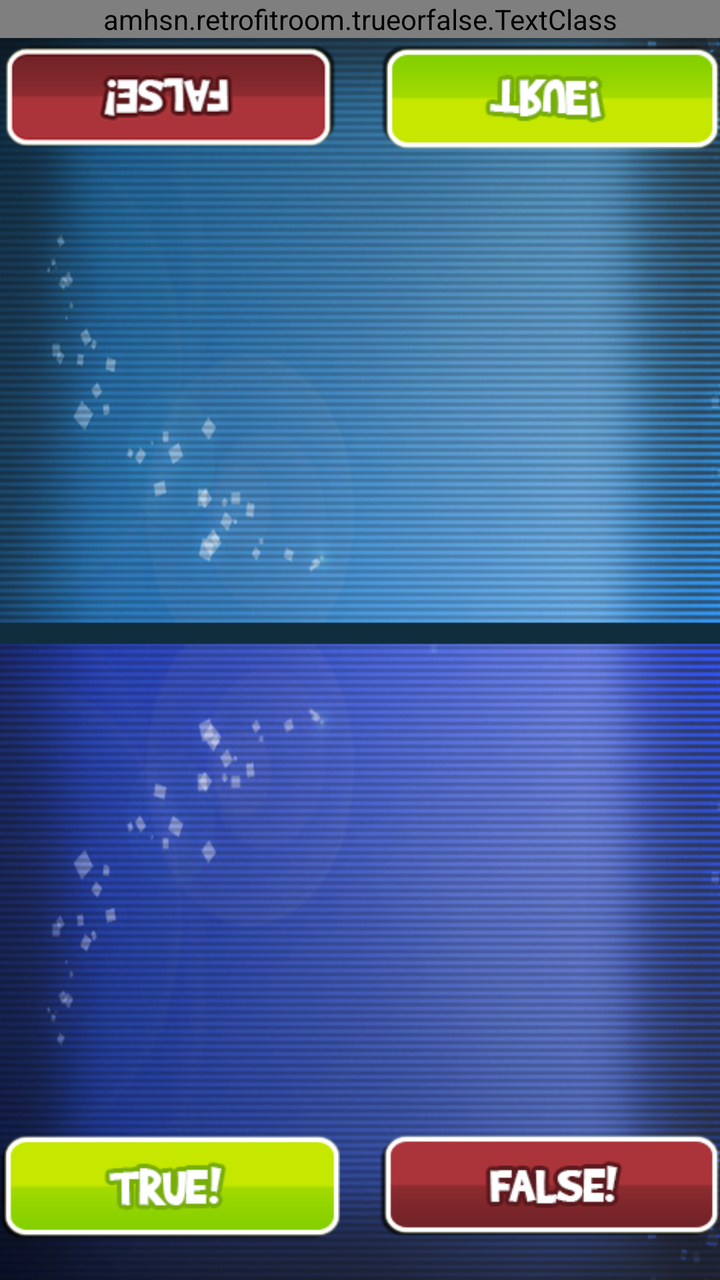
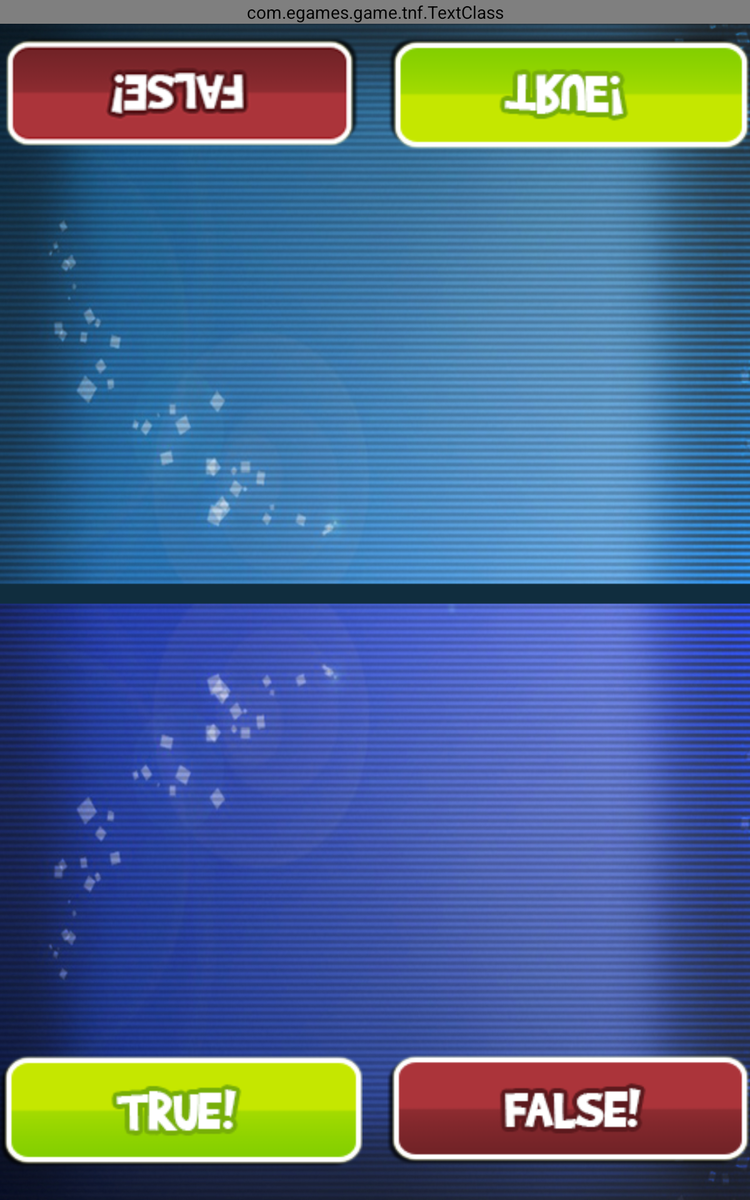

Compare how this app lays out the same screen by default and in its alternative resource folder. The renders come first, then the two layout files and the values they reference.
<!-- AndroidManifest.xml: application theme AppTheme -->
<!-- res/layout/activity_main_screen.xml -->
<?xml version="1.0" encoding="utf-8"?>
<RelativeLayout xmlns:android="http://schemas.android.com/apk/res/android"
    
    android:layout_width="match_parent"
    android:layout_height="match_parent"
    android:background="@drawable/green_white_bg"
    android:orientation="vertical" >

    <LinearLayout
        android:id="@+id/llPlayer1Buttons"
        android:layout_width="fill_parent"
        android:layout_height="wrap_content"
        android:layout_alignParentTop="true"
        android:layout_marginTop="12sp"
        android:orientation="horizontal"
        android:weightSum="2" >

        <Button
            android:id="@+id/btnPlayer1False"
            android:layout_width="160dip"
            android:layout_height="70dip"
            android:layout_marginRight="10dp"
            android:layout_weight="1"
            android:background="@drawable/btn_false_rotate_selector"
            android:onClick="btnPlayer1FalseOnClickListener" />

        <Button
            android:id="@+id/btnPlayer1True"
            android:layout_width="160dip"
            android:layout_height="70dip"
            android:layout_marginLeft="10dp"
            android:layout_weight="1"
            android:background="@drawable/btn_true_rotate_selector"
            android:onClick="btnPlayer1TrueOnClickListener" />
    </LinearLayout>

    <ImageView
        android:id="@+id/imgPlayer1AnswerState"
        android:layout_width="wrap_content"
        android:layout_height="wrap_content"
        android:layout_centerHorizontal="true"
        android:layout_marginTop="35sp"
        android:contentDescription="@string/app_name" />
    
    
       <ImageView
        android:id="@+id/imgPlayer2AnswerState"
        android:layout_width="wrap_content"
        android:layout_height="wrap_content"
        android:layout_alignParentBottom="true"
        android:layout_centerHorizontal="true"
        android:layout_marginBottom="35sp"
        android:contentDescription="@string/app_name" />

    <amhsn.retrofitroom.trueorfalse.TextClass
        android:layout_width="fill_parent"
        android:layout_height="wrap_content"
        android:layout_centerHorizontal="true" />

 

    <LinearLayout
        android:id="@+id/llPlayer2Buttons"
        android:layout_width="fill_parent"
        android:layout_height="wrap_content"
        android:layout_alignParentBottom="true"
        android:layout_marginBottom="12sp"
        android:orientation="horizontal"
        android:weightSum="2" >

        <Button
            android:id="@+id/btnPlayer2True"
            android:layout_width="160dip"
            android:layout_height="70dip"
            android:layout_marginRight="10dp"
            android:layout_weight="1"
            android:background="@drawable/btn_true_selector"
            android:onClick="btnPlayer2TrueOnClickListener" />

        <Button
            android:id="@+id/btnPlayer2False"
            android:layout_width="160dip"
            android:layout_height="70dip"
            android:layout_marginLeft="10dp"
            android:layout_weight="1"
            android:background="@drawable/btn_false_selector"
            android:onClick="btnPlayer2FalseOnClickListener" />
    </LinearLayout>

</RelativeLayout>
<!-- resources referenced by this layout -->
<resources>
  <!-- drawable btn_false_rotate_selector (drawable) -->
  <?xml version="1.0" encoding="utf-8"?>
  <selector xmlns:android="http://schemas.android.com/apk/res/android" >
      <item android:drawable="@drawable/false_rotate_pressed" android:state_pressed="true"/>
      <item android:drawable="@drawable/false_rotate"/>
  
  </selector>
  <!-- drawable btn_false_selector (drawable) -->
  <?xml version="1.0" encoding="utf-8"?>
  <selector xmlns:android="http://schemas.android.com/apk/res/android" >
      <item android:drawable="@drawable/btn_false_pressed" android:state_pressed="true"/>
      <item android:drawable="@drawable/btn_false"/>
  
  </selector>
  <!-- drawable btn_true_rotate_selector (drawable) -->
  <?xml version="1.0" encoding="utf-8"?>
  <selector xmlns:android="http://schemas.android.com/apk/res/android" >
      <item android:drawable="@drawable/true_rotate_pressed" android:state_pressed="true"/>
      <item android:drawable="@drawable/true_rotate"/>
  
  </selector>
  <!-- drawable btn_true_selector (drawable) -->
  <?xml version="1.0" encoding="utf-8"?>
  <selector xmlns:android="http://schemas.android.com/apk/res/android" >
      <item android:drawable="@drawable/btn_true_pressed" android:state_pressed="true"/>
      <item android:drawable="@drawable/btn_true"/>
  
  </selector>
  <!-- drawable green_white_bg: png bitmap (drawable, 512236 bytes) -->
  <string name="app_name">True Or False</string>
  <style name="AppTheme" parent="AppBaseTheme">
          
      </style>
  <!-- drawable false_rotate_pressed: png bitmap (drawable, 8985 bytes) -->
  <!-- drawable false_rotate: png bitmap (drawable, 9969 bytes) -->
  <!-- drawable btn_false_pressed: png bitmap (drawable, 6741 bytes) -->
  <!-- drawable btn_false: png bitmap (drawable, 7071 bytes) -->
  <!-- drawable true_rotate_pressed: png bitmap (drawable, 6284 bytes) -->
  <!-- drawable true_rotate: png bitmap (drawable, 6523 bytes) -->
  <!-- drawable btn_true_pressed: png bitmap (drawable, 7865 bytes) -->
  <!-- drawable btn_true: png bitmap (drawable, 6481 bytes) -->
  <style name="AppBaseTheme" parent="android:Theme.Light">
          
      </style>
</resources>
<!-- res/layout-sw600dp/activity_main_screen.xml (the repository's variant of the layout above) -->
<!-- drawn on a 7-inch tablet held upright -->
<?xml version="1.0" encoding="utf-8"?>
<RelativeLayout xmlns:android="http://schemas.android.com/apk/res/android"
    
    android:layout_width="match_parent"
    android:layout_height="match_parent"
    android:background="@drawable/green_white_bg"
    android:orientation="vertical" >

    <LinearLayout
        android:id="@+id/llPlayer1Buttons"
        android:layout_width="fill_parent"
        android:layout_height="wrap_content"
        android:layout_alignParentTop="true"
        android:layout_marginTop="12sp"
        android:orientation="horizontal"
        android:weightSum="2" >

        <Button
            android:id="@+id/btnPlayer1False"
            android:layout_width="160dip"
            android:layout_height="120dip"
            android:layout_marginRight="10dp"
            android:layout_weight="1"
            android:background="@drawable/btn_false_rotate_selector"
            android:onClick="btnPlayer1FalseOnClickListener" />

        <Button
            android:id="@+id/btnPlayer1True"
            android:layout_width="160dip"
            android:layout_height="120dip"
            android:layout_marginLeft="10dp"
            android:layout_weight="1"
            android:background="@drawable/btn_true_rotate_selector"
            android:onClick="btnPlayer1TrueOnClickListener" />
    </LinearLayout>

    <ImageView
        android:id="@+id/imgPlayer1AnswerState"
        android:layout_width="wrap_content"
        android:layout_height="wrap_content"
        android:layout_centerHorizontal="true"
        android:layout_marginTop="35sp"
        android:contentDescription="@string/app_name" />
    
    
       <ImageView
        android:id="@+id/imgPlayer2AnswerState"
        android:layout_width="wrap_content"
        android:layout_height="wrap_content"
        android:layout_alignParentBottom="true"
        android:layout_centerHorizontal="true"
        android:layout_marginBottom="35sp"
        android:contentDescription="@string/app_name" />

    <com.egames.game.tnf.TextClass
        android:layout_width="fill_parent"
        android:layout_height="wrap_content"
        android:layout_centerHorizontal="true" />

 

    <LinearLayout
        android:id="@+id/llPlayer2Buttons"
        android:layout_width="fill_parent"
        android:layout_height="wrap_content"
        android:layout_alignParentBottom="true"
        android:layout_marginBottom="12sp"
        android:orientation="horizontal"
        android:weightSum="2" >

        <Button
            android:id="@+id/btnPlayer2True"
            android:layout_width="160dip"
            android:layout_height="120dip"
            android:layout_marginRight="10dp"
            android:layout_weight="1"
            android:background="@drawable/btn_true_selector"
            android:onClick="btnPlayer2TrueOnClickListener" />

        <Button
            android:id="@+id/btnPlayer2False"
            android:layout_width="160dip"
            android:layout_height="120dip"
            android:layout_marginLeft="10dp"
            android:layout_weight="1"
            android:background="@drawable/btn_false_selector"
            android:onClick="btnPlayer2FalseOnClickListener" />
    </LinearLayout>

</RelativeLayout>
